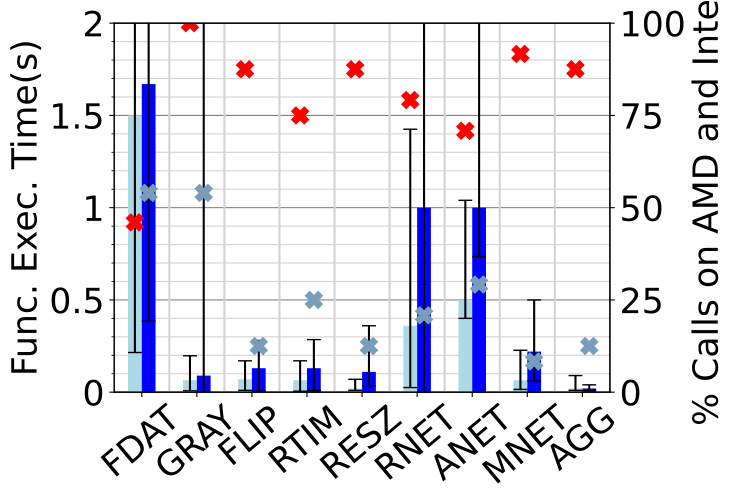

Python code for this plot:
import matplotlib.pyplot as plt
import matplotlib.ticker as tck
import sys
import os
import json
import matplotlib.patches as mpatches
from matplotlib.lines import Line2D
from datetime import datetime

import shutil
import numpy as np
import networkx as nx
import pathlib
import pprint
import argparse
import statistics

from typing import Any
from collections import defaultdict
from matplotlib.lines import lineStyles
from azure.storage.queue import QueueClient
from python.src.utils.classes.commons.logger import LoggerFactory
parser = argparse.ArgumentParser(
    prog="ProgramName",
    description="What the program does",
    epilog="Text at the bottom of help",
)
logger = LoggerFactory.get_logger(__file__, log_level="INFO")

regions = ['AWSCentralIndia','AWSEastUsa','AWSCentralEurope','AzSCentralIndia','AzSEastUsa','AzSCentralEurope','AzNCentralIndia','AzNEastUsa','AzNCentralEurope']
class XFBenchPlotter: 
    plt.rcParams['ytick.labelsize'] = 30
    plt.rcParams['xtick.labelsize'] = 30
    plt.rcParams['axes.titlesize'] = 30
    plt.rcParams['axes.labelsize'] = 30
    plt.rcParams['legend.fontsize'] = 30


    
    
    def __init__(self, workflow_directory: str, workflow_deployment_id: str, run_id: str, format: str):
        self.__workflow_directory = workflow_directory
        self.__workflow_deployment_id = workflow_deployment_id
        self.__run_id = run_id
        self.__xfaas_dag = self.__init__dag(pathlib.Path(self.__workflow_directory) / "dag.json")
        self.__format = format

        '''
        Constructed directories and paths
        '''
        self.__exp_directory = pathlib.Path(self.__workflow_directory) / self.__workflow_deployment_id / self.__run_id
        self.__artifacts_filepath = self.__exp_directory / "artifact.json"
        self.__logs_dir = self.__exp_directory / "logs"
        self.__plots_dir = self.__exp_directory / "plots"
        self.__plots_dir_upd = f"{self.__workflow_directory}/plots/overleaf"
        self.__plots_dir_upd2 = f"{self.__workflow_directory}/plots2/overleaf"

        # Create the logs and the plots directory
        if not os.path.exists(self.__logs_dir):
            os.makedirs(self.__logs_dir)

        if not os.path.exists(self.__plots_dir):
            os.makedirs(self.__plots_dir)

        if not os.path.exists(self.__plots_dir_upd):
            os.makedirs(self.__plots_dir_upd)
        
        if not os.path.exists(self.__plots_dir_upd2):
            os.makedirs(self.__plots_dir_upd2)

        '''
        Using provenance artifacts to construct the experiment configuration
        '''
        if not os.path.exists(self.__artifacts_filepath):
            raise FileNotFoundError(f"artifact.json Not Found under {self.__exp_directory}")
        
        '''
        Construct the experiment configuration from the artifacts
        '''
        with open(self.__artifacts_filepath, "r") as file:
            config = json.load(file)
        
        
        # TODO - create a function which generate the step_x and step_y from the exp_config
        self.__exp_conf = config.get("experiment_conf")
        self.__queue_name = config.get("queue_details").get("queue_name")
        self.__conn_str = config.get("queue_details").get("connection_string")
        self.__config = config
        
        '''
        Create an experiment description dictionary
        '''
        temp_conf = list(self.__exp_conf.values())[0]
        self.__exp_desc = dict(wf_name=temp_conf.get("wf_name"),
                               csp=temp_conf.get("csp"),
                               dynamism=temp_conf.get("dynamism"),
                               payload=temp_conf.get("payload_size"))
        

        self.__logfile = f"{self.__get_outfile_prefix()}_dyndb_items.jsonl"

        '''
        Get the data from the queue and push to the file
        NOTE - if you call this again and logfile exists then it won't pull from queue
        '''
        if not os.path.exists(self.__logs_dir / self.__logfile):
            self.__get_from_queue_add_to_file()


        # Constructor
    def __init__dag(self, user_config_path):
        __dag_config_data = dict() # dag configuration (picked up from user file)
        __nodeIDMap = {} # map: nodeName -> nodeId (used internally)
        __dag = nx.DiGraph() # networkx directed graph
        # throw an exception if loading file has a problem
        def __load_user_spec(user_config_path):
            with open(user_config_path, "r") as user_dag_spec:
                dag_data = json.load(user_dag_spec)
            return dag_data
        try:
            __dag_config_data = __load_user_spec(user_config_path)
            __workflow_name = __dag_config_data["WorkflowName"]
        except Exception as e:
            raise e
    
        index = 1
        for node in __dag_config_data["Nodes"]:
            nodeID = node["NodeId"]
            # TODO - add a better way to add node codenames to the DAG
            __nodeIDMap[node["NodeName"]] = nodeID
            __dag.add_node(nodeID,
                                NodeId=nodeID,
                                NodeName=node["NodeName"], 
                                Path=node["Path"],
                                EntryPoint=node["EntryPoint"],
                                MemoryInMB=node["MemoryInMB"],
                                Codename=node["Code"])
            index += 1

        # add edges in the dag
        for edge in __dag_config_data["Edges"]:
            for key in edge:
                for val in edge[key]:
                    __dag.add_edge(__nodeIDMap[key], __nodeIDMap[val])
        return __dag

    def __get_outfile_prefix(self):
        
        prefix = f"{self.__exp_desc.get('wf_name')}_{self.__exp_desc.get('csp')}_{self.__exp_desc.get('dynamism')}_{self.__exp_desc.get('payload')}"
        
        return prefix


    def get_timings_dict(self,csp):
        hardware_dict = dict()
        # logger.info("Getting timing distribution dictionary")
        logs = self.__get_provenance_logs()
        
        distribution_dict = dict(
            client_overheads=[],
            functions=defaultdict(list),
            edges=defaultdict(list),
            wf_invocation_id = []
        )

        for log in logs:
            wf_invocation_id = log["workflow_invocation_id"]
            distribution_dict["wf_invocation_id"].append(wf_invocation_id)
            distribution_dict["client_overheads"].append((int(log["invocation_start_time_ms"]) - int(log["client_request_time_ms"]))/1000)
            for u in [v for v in self.__xfaas_dag.nodes]:
                time_to_subtract = 0
                cpu_id = None
                if csp == "aws":
                    cpu_id = "Intel(R) Xeon(R) Processor @ 2.50GHz"
                if csp != "aws":
                    cpu_id = log["functions"][u]["cid"].split("_")[1]
                    
                exec_time = round((log["functions"][u]["end_delta"] - log["functions"][u]["start_delta"])/1000,2) # seconds
                distribution_dict["functions"][u].append(exec_time)
                if u in hardware_dict:
                    if cpu_id in hardware_dict[u]:
                        hardware_dict[u][cpu_id].append(exec_time)
                    else:
                        hardware_dict[u][cpu_id] = [exec_time]
                else:
                    hardware_dict[u] = {cpu_id: [exec_time]}
                
        
        return hardware_dict
    
    def __create_dynamo_db_items(self):
        # print("Creating DynamoDB items")
        dynamodb_item_list = []

        queue = QueueClient.from_connection_string(conn_str=self.__conn_str, queue_name=self.__queue_name)
        response = queue.receive_messages(visibility_timeout=3000)
        # print('Reading Queue')
        for message in response:
            queue_item = json.loads(message.content)
            metadata = queue_item["metadata"]
            # print(metadata)
            
            # Filtering based on workflow deployment id during creation itself
            if metadata["deployment_id"].strip() == self.__workflow_deployment_id:
                dynamo_item = {}
                invocation_id = f"{metadata['workflow_instance_id']}-{metadata['session_id']}"
                dynamo_item["workflow_deployment_id"] = metadata["deployment_id"]
                dynamo_item["workflow_invocation_id"] = invocation_id
                dynamo_item["client_request_time_ms"] = str(
                    metadata["request_timestamp"]
                )
                dynamo_item["invocation_start_time_ms"] = str(
                    metadata["workflow_start_time"]
                )

                # add session id to dynamo db
                dynamo_item["session_id"] = str(metadata["session_id"])

                dynamo_item["functions"] = {}
                for item in metadata["functions"]:
                    for key in item.keys():
                        dynamo_item["functions"][key] = item[key]

                dynamodb_item_list.append(dynamo_item)

        return dynamodb_item_list
    
    def __get_from_queue_add_to_file(self):
        logger.info(f"Getting Items from Queue - {self.__queue_name}")
        sorted_dynamo_items = sorted(self.__create_dynamo_db_items(), key=lambda x: int(x["client_request_time_ms"]))
        with open(self.__logs_dir / self.__logfile, "w") as file:
            for dynamo_item in sorted_dynamo_items:
                dynamo_item_string = json.dumps(dynamo_item) + "\n"
                file.write(dynamo_item_string)


    def __get_provenance_logs(self):
        # logger.info(f"Reading logfile {self.__logfile}")
        with open(self.__logs_dir / self.__logfile, "r") as file:
            loglines = [json.loads(line) for line in file.readlines()]
        return loglines
    


def all_data_plot(all_data,wf_name):
    colors = {
        "aws":"orange",
        "azs":"blue",
        "azn":"green"
    }
    color_map = {
        "Intel(R) Xeon(R) Processor @ 2.50GHz-aws":"#FFA500",
        "Intel(R) Xeon(R) Processor @ 2.90GHz-aws":"#FFC71B",
        "Intel(R) Xeon(R) Processor @ 3.00GHz-aws":"#FFDA46",
        "AMD EPYC-aws":"#FFEBA5",

        "AMD EPYC 7763 64-Core Processor-azs":"#007FFF",
        "Intel(R) Xeon(R) CPU E5-2673 v4 @ 2.30GHz-azs":"#6CB4EE",
        "Intel(R) Xeon(R) Platinum 8272CL CPU @ 2.60GHz-azs":"#0066b2",
        "Intel(R) Xeon(R) Platinum 8171M CPU @ 2.60GHz-azs":"#89CFF0",

        "Intel(R) Xeon(R) Platinum 8171M CPU @ 2.60GHz-azn":"#008000",
        "Intel(R) Xeon(R) CPU E5-2673 v4 @ 2.30GHz-azn":"#228B22",
        "Intel(R) Xeon(R) Platinum 8272CL CPU @ 2.60GHz-azn":"#00AB66",
        "AMD EPYC 7763 64-Core Processor-azn":"#71BC78"

    }

    legends = [
    mpatches.Patch(color='#FFA500', label='AWS Intel(R) Xeon(R) Processor @ 2.50GHz'),
    mpatches.Patch(color='#FFC71B', label='AWS Intel(R) Xeon(R) Processor @ 2.90GHz'),
    mpatches.Patch(color='#FFDA46', label='AWS Intel(R) Xeon(R) Processor @ 3.00GHz'),
    mpatches.Patch(color='#FFEBA5', label='AWS AMD EPYC'),

    mpatches.Patch(color='#007FFF', label='AzS AMD EPYC 7763 64-Core Processor'),
    mpatches.Patch(color='#6CB4EE', label='AzS Intel(R) Xeon(R) CPU E5-2673 v4 @ 2.30GHz'),
    mpatches.Patch(color='#0066b2', label='AzS Intel(R) Xeon(R) Platinum 8272CL CPU @ 2.60GHz'),
    mpatches.Patch(color='#89CFF0', label='AzS Intel(R) Xeon(R) Platinum 8171M CPU @ 2.60GHz'),

    mpatches.Patch(color='#008000', label='AzN Intel(R) Xeon(R) Platinum 8171M CPU @ 2.60GHz'),
    mpatches.Patch(color='#228B22', label='AzN Intel(R) Xeon(R) CPU E5-2673 v4 @ 2.30GHz'),
    mpatches.Patch(color='#00AB66', label='AzN Intel(R) Xeon(R) Platinum 8272CL CPU @ 2.60GHz'),
    mpatches.Patch(color='#71BC78', label='AzN AMD EPYC 7763 64-Core Processor')
    ]

    legends_label = [i.get_label() for i in legends]


    
    if wf_name == 'graph':
        fns_map = {
            "1":"GGEN",
            "2":"GBFT",
            "3":"GMST",
            "4":"PGRK",
            "5":"AGG",
        }
    else:
        fns_map = {
            "1":"FDAT",
            "2":"GRAY",
            "3":"FLIP",
            "4":"RTIM",
            "5":"RESZ",
            "6":"RNET",
            "7":"ANET",
            "8":"MNET",
            "9":"AGG"
        }
    for region in all_data:
        print(region)
        cpu_map = dict()
        fig,ax = plt.subplots()
        fig.set_figwidth(17)
        fig.set_figheight(17)
        ax.set_xlabel('Function')
        ax.set_ylabel('Time(s)')
        ax2 = ax.twinx()
        ax2.set_ylabel('Percentage of Executions')
        ax2.set_ylim(0,100)
        x_titles = []
        xx =  []
        c = 0
        k=0
        for fn in all_data[region]:
            for csp in all_data[region][fn]:
                for cpu in all_data[region][fn][csp]:
                    keyy = f"{cpu}-{csp}" 
                    if keyy not in cpu_map:
                        cpu_map[keyy] = str(k)
                        k+=1
                    x_titles.append(fns_map[fn] )
                    
                    xx.append(c)
                    c+=1

        print(cpu_map)
        c = 0
        perc = []
        all_list = []
        q1,q3 = [],[]
        clrs = []
        mrks = []
        for fn in all_data[region]:
            for csp in all_data[region][fn]:
                tot_execs = 0
                for cpu in all_data[region][fn][csp]:
                    tot_execs += len(all_data[region][fn][csp][cpu])
                
                for cpu in all_data[region][fn][csp]:
                    percentage = round(len(all_data[region][fn][csp][cpu])/tot_execs*100,2)
                    print(fns_map[fn], csp, cpu, statistics.median(all_data[region][fn][csp][cpu]), percentage)
                    all_list.append(statistics.median(all_data[region][fn][csp][cpu]))
                    q1.append(np.percentile(all_data[region][fn][csp][cpu],25))
                    q3.append(np.percentile(all_data[region][fn][csp][cpu],75))
                    perc.append(percentage)
                    keyy = f"{cpu}-{csp}"
                    clrs.append(color_map[keyy])
                    if "AMD" in cpu:
                        mrks.append('red')
                    else:
                        mrks.append('lightblue')
        print(len(xx), len(perc),len(all_list))
       
        if wf_name == 'graph' and region == 'EastUsa':
            ax.set_ylim(ymin=0,ymax=5)
            ax.legend(legends,legends_label,loc='upper left',prop={'size': 18})
        ax.bar(xx,all_list,color=clrs,width=0.5)
        ax.errorbar(xx,all_list,yerr=[q1,q3],capsize=5,color='lightgrey',ls="none")
        
        ax.set_ylim(ymin=0,ymax=2)
        ax.set_xticks(xx)
        if wf_name == 'image' and region == 'EastUsa' or region == 'CentralEurope':
            ax.set_xticklabels(x_titles,rotation=90,fontsize=15)
        else:
            ax.set_xticklabels(x_titles,rotation=90)
        for i in range(len(xx)):
            ax2.plot(xx[i], perc[i], 'X',color=mrks[i],markersize=12)
        print(cpu_map)
        
        ax.yaxis.set_minor_locator(tck.AutoMinorLocator())
        ax.xaxis.set_minor_locator(tck.AutoMinorLocator())
        ax.grid(axis="y", which="major", linestyle="-", color="grey")
        ax.grid(axis="y", which="minor", linestyle="--", color="lightgrey")
        ax.minorticks_on()
        ax.set_axisbelow(True)
        
        # ax.set_xticks(x_titles,rotation=90)
        plt.savefig(f"{OUTPUT_DIR}/{region}-{wf_name}.pdf")
        # plt.show()
def do_(paths_fname):
    print("[datacenter--hardware, total_time(s),Perc.Execs]")
    log_paths = []
    global_region_wise_dict = dict()
    i = 0
    global_region_wise_dict['CentralIndia'] = dict()
    global_region_wise_dict['EastUsa'] = dict()
    global_region_wise_dict['CentralEurope'] = dict()
    for line in open(paths_fname):
        log_paths.append(line.strip())
        user_dir = line.strip().split("~")[0]
        dep_id = line.strip().split("~")[1]

        plotter = XFBenchPlotter(user_dir, dep_id, "exp1", "pdf")
        csp = ''
        if i < 3:
            csp = "aws"
        elif i < 6:
            csp = "azs"
        else:
            csp = "azn"
        hardware_split_dict = plotter.get_timings_dict(csp)
        transformed_dict = dict()
        region = ''
        if i%3 == 0:
            region = "CentralIndia"
        elif i%3 == 1:
            region = "EastUsa"
        else:
            region = "CentralEurope"
        

        for fn in hardware_split_dict:
            if fn not in global_region_wise_dict[region]:
                global_region_wise_dict[region][fn] = dict()
            if csp not in global_region_wise_dict[region][fn]:
                global_region_wise_dict[region][fn][csp] = dict()
        
        for fn in hardware_split_dict:
            for cpu in hardware_split_dict[fn]:
                if cpu not in global_region_wise_dict[region][fn][csp]:
                    global_region_wise_dict[region][fn][csp][cpu] = hardware_split_dict[fn][cpu]
                # print(regions[i],fn, cpu, statistics.median(hardware_split_dict[fn][cpu]))
                if cpu not in transformed_dict:
                    transformed_dict[cpu] = dict()
                transformed_dict[cpu][fn] = hardware_split_dict[fn][cpu]
        
        
        grand_total = 0
        for hrd in transformed_dict:
            tot_len = 0
            for fn in transformed_dict[hrd]:
                tot_len += len(transformed_dict[hrd][fn])
            grand_total += tot_len
        
        for hrd in transformed_dict:
            tot_time = 0
            tot_len = 0
            for fn in transformed_dict[hrd]:
                tot_time += statistics.median(transformed_dict[hrd][fn])
                tot_len += len(transformed_dict[hrd][fn])
            
        i += 1
    return global_region_wise_dict

PARENT_DIRECTORY_PATH = '<PARENT_DIRECTORY_PATH>'
OUTPUT_DIR = '<OUTPUT_DIRECTORY_PATH>'
paths_fname_graph = f"{PARENT_DIRECTORY_PATH}/graph_cross_region_files.txt"

all_graph_data = do_(paths_fname_graph)
all_data_plot(all_graph_data, 'graph')
print('\n-------------------------------------------------------------------------------Graph Done, starting image-------------------------------------------------------------------------------\n')

paths_fname_image = f"{PARENT_DIRECTORY_PATH}/image_cross_region_files.txt"

all_image_data = do_(paths_fname_image)
all_data_plot(all_image_data, 'image')
